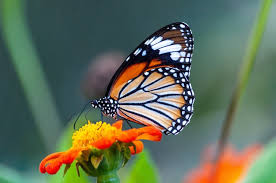
#> input picture example.jpg, 276 x 183 px
$ python IMG_MANIP.py
#> lines starting #> are read from the running program, lines starting #| are printed output that depends on the picture
import cv2

# Load image
img = cv2.imread("example.jpg")
#> img is the input picture: shape (183, 276, 3); mean B, G, R 89.8, 109.4, 97.3

# Resize first (2x larger)
img = cv2.resize(img, None, fx=2, fy=2, interpolation=cv2.INTER_CUBIC)
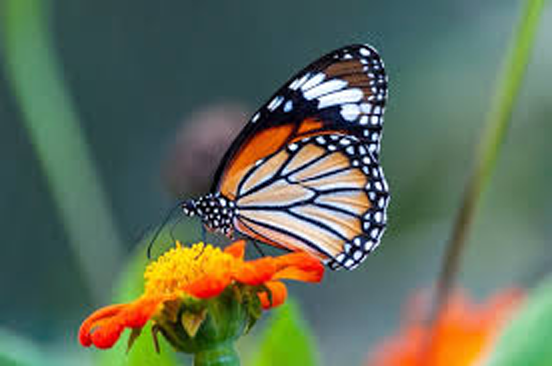
#> img: shape (366, 552, 3); mean B, G, R 89.8, 109.4, 97.3

# Rotate back to upright
height, width = img.shape[:2]
#> height = 366; width = 552
center = (width // 2, height // 2)
#> center = (276, 183)

rotation_matrix = cv2.getRotationMatrix2D(center, -15, 1.0)
rotated = cv2.warpAffine(
    img,
    rotation_matrix,
    (width, height),
    flags=cv2.INTER_CUBIC
)
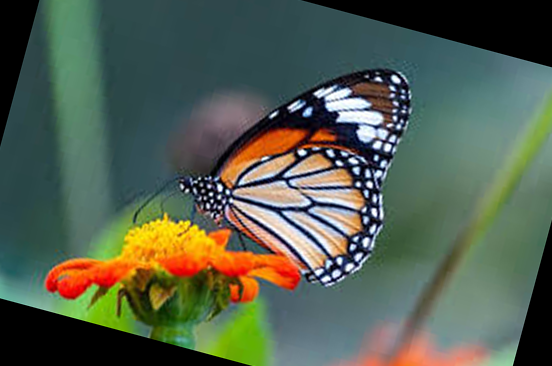
#> rotated: shape (366, 552, 3); mean B, G, R 79.2, 95.1, 84.3

# Increase brightness and clarity
bright = cv2.convertScaleAbs(rotated, alpha=1.3, beta=30)
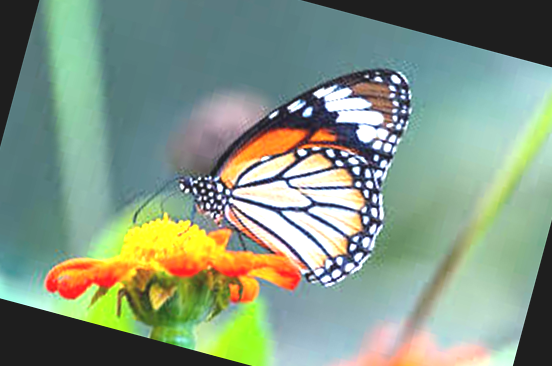
#> bright: shape (366, 552, 3); mean B, G, R 130.5, 150.8, 132

# Crop around the butterfly
cropped = bright[150:700, 150:700]
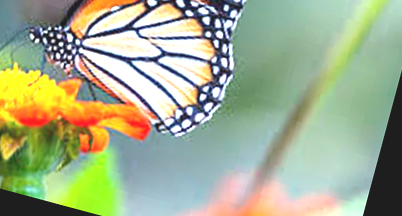
#> cropped: shape (216, 402, 3); mean B, G, R 142.9, 174.1, 162.8

# Show larger windows
cv2.namedWindow("Rotated", cv2.WINDOW_NORMAL)
cv2.namedWindow("Brightened", cv2.WINDOW_NORMAL)
cv2.namedWindow("Cropped", cv2.WINDOW_NORMAL)

cv2.resizeWindow("Rotated", 500, 300)
cv2.resizeWindow("Brightened", 500, 300)
cv2.resizeWindow("Cropped", 500, 300)

cv2.imshow("Rotated", rotated)
cv2.imshow("Brightened", bright)
cv2.imshow("Cropped", cropped)

cv2.waitKey(0)
cv2.destroyAllWindows()
